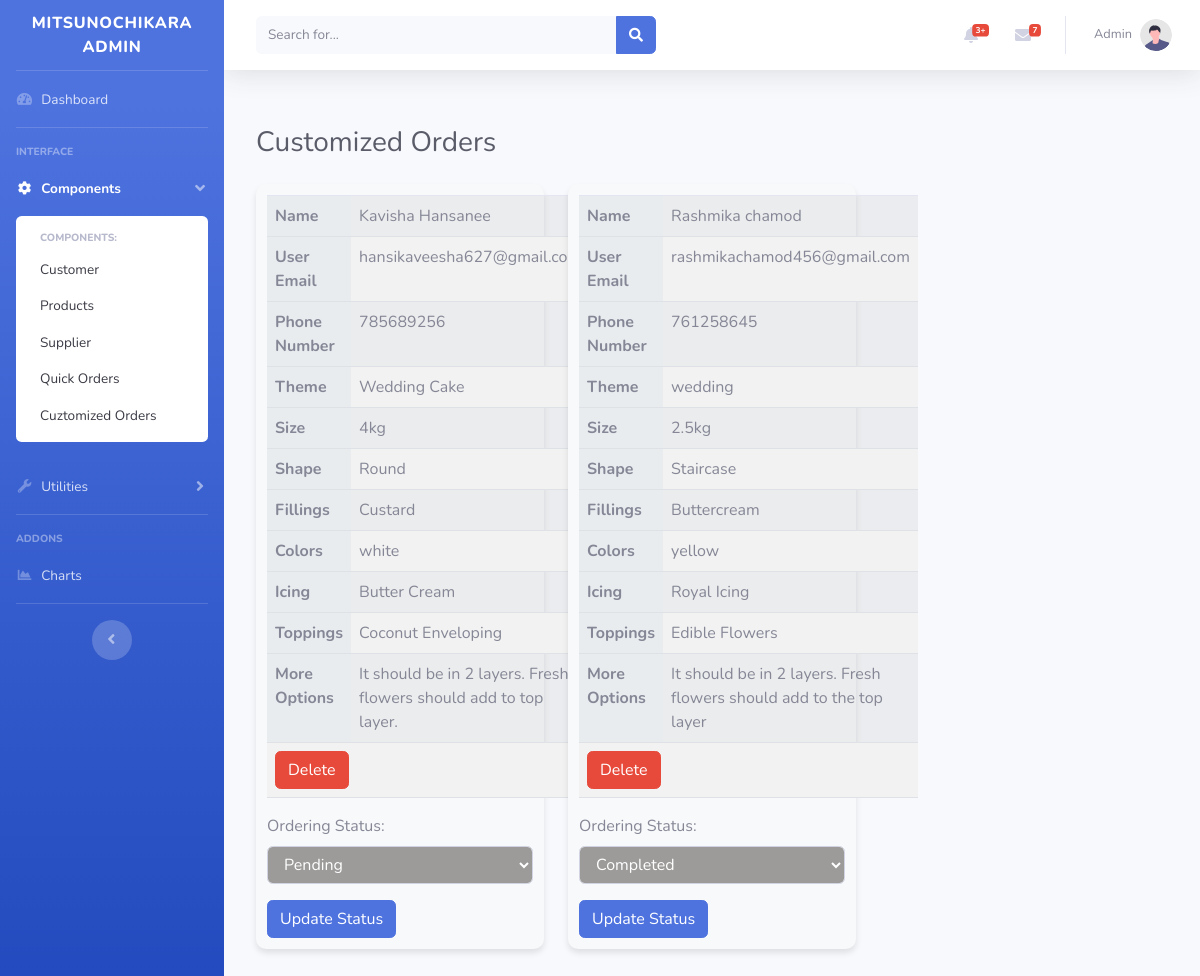
Page /Admin/cuztomized_orders.php on the committed database.
### tables this page shows
CREATE TABLE IF NOT EXISTS `cakes` (
  `cake_id` int(11) NOT NULL AUTO_INCREMENT,
  `user_name` varchar(255) DEFAULT NULL,
  `user_email` varchar(255) DEFAULT NULL,
  `number` int(11) DEFAULT NULL,
  `theme` varchar(255) DEFAULT NULL,
  `size` varchar(50) DEFAULT NULL,
  `shape` varchar(50) DEFAULT NULL,
  `fillings` varchar(255) DEFAULT NULL,
  `colors` varchar(255) DEFAULT NULL,
  `icing` varchar(255) DEFAULT NULL,
  `toppings` varchar(255) DEFAULT NULL,
  `more_options` text,
  `created_at` timestamp NULL DEFAULT CURRENT_TIMESTAMP,
  `payment_status` varchar(50) DEFAULT 'Pending',
  PRIMARY KEY (`cake_id`)
);

CREATE TABLE IF NOT EXISTS `users` (
  `id` int(10) UNSIGNED NOT NULL AUTO_INCREMENT,
  `user_id` varchar(20) NOT NULL,
  `email` varchar(255) DEFAULT NULL,
  `name` varchar(255) DEFAULT NULL,
  `number` int(11) DEFAULT NULL,
  `password` varchar(255) DEFAULT NULL,
  PRIMARY KEY (`id`)
);

### Admin/cuztomized_orders.php (the view, shortened to what this page needs)
<?php
include '../Admin/config.php';
$sql = "SELECT c.*, u.number FROM `cakes` c LEFT JOIN `users` u ON c.user_email = u.email";
$result = $conn->query($sql);
?>
<!DOCTYPE html>
<html lang="en">
<head>
    <link href="vendor/fontawesome-free/css/all.min.css" rel="stylesheet" type="text/css">
    <link rel="stylesheet" href="https://cdnjs.cloudflare.com/ajax/libs/font-awesome/5.15.4/css/all.min.css">
    <link href="css/sb-admin-2.min.css" rel="stylesheet">
    <link rel="stylesheet" href="css/product_style.css">
    <link rel="stylesheet" href="css/placed_order.css">
</head>
<body id="page-top">
<div id="wrapper">
<?php include '../Admin/admin_components/sidebar.php'; ?>
<div id="content-wrapper" class="d-flex flex-column">
    <div id="content">
        <?php include '../Admin/admin_components/navbar.php'; ?>
        <div class="container">
            <h1 class="h3 mb-0 text-gray-800">Customized Orders</h1><br>
            <div class="row">
                <?php
                if ($result->num_rows > 0) {
                    while ($row = $result->fetch_assoc()) {
                        ?>
                        <div class="col-md-4">
                            <div class="cake-order-container">
                                <table class="table table-striped">
                                    <tbody>
                                    <tr>
                                        <th scope="row">Name</th>
                                        <td><?= $row['user_name'] ?></td>
                                    </tr>
                                    <tr>
                                        <th scope="row">User Email</th>
                                        <td><?= $row['user_email'] ?></td>
                                    </tr>
                                    <tr>
                                        <th scope="row">Phone Number</th>
                                        <td><?= $row['number'] ?></td>
                                    </tr>
                                    <tr>
                                        <th scope="row">Theme</th>
                                        <td><?= $row['theme'] ?></td>
                                    </tr>
                                    <tr>
                                        <th scope="row">Size</th>
                                        <td><?= $row['size'] ?></td>
                                    </tr>
                                    <tr>
                                        <th scope="row">Shape</th>
                                        <td><?= $row['shape'] ?></td>
                                    </tr>
                                    <tr>
                                        <th scope="row">Fillings</th>
                                        <td><?= $row['fillings'] ?></td>
                                    </tr>
                                    <tr>
                                        <th scope="row">Colors</th>
                                        <td><?= $row['colors'] ?></td>
                                    </tr>
                                    <tr>
                                        <th scope="row">Icing</th>
                                        <td><?= $row['icing'] ?></td>
                                    </tr>
                                    <tr>
                                        <th scope="row">Toppings</th>
                                        <td><?= $row['toppings'] ?></td>
                                    </tr>
                                    <tr>
                                        <th scope="row">More Options</th>
                                        <td><?= $row['more_options'] ?></td>
                                    </tr>
                                    <tr>
                                        <td colspan="2">
                                            <form method="post" action="">
                                                <button type="submit" name="delete_cake" class="btn btn-danger">Delete</button>
                                            </form>
                                        </td>
                                    </tr>
                                    </tbody>
                                </table>
                                <form method="post" action="">
                                    <div class="form-group">
                                        <label for="payment_status">Ordering Status:</label>
                                        <select class="form-control" name="payment_status" id="payment_status">
                                            <option class="select_status" value="Pending" <?= $row['payment_status'] == 'Pending' ? 'selected' : '' ?>>Pending</option>
                                            <option class="select_status"  value="completed" <?= $row['payment_status'] == 'completed' ? 'selected' : '' ?>>Completed</option>
                                        </select>
                                    </div>
                                    <button type="submit" name="update_payment" class="btn btn-primary">Update Status</button>
                                </form>
                            </div>
                        </div>
                        <?php
                    }
                } else {
                    echo '<div class="col-md-12"><p>No customized cake orders found.</p></div>';
                }
                ?>
            </div>
        </div>
    </div>
</div>
</body>
</html>

### Admin/css/product_style.css (style rules this page uses)
:root { --main-color:#0098DA; --orange:#f39c12; --red:#e74c3c; --white:#ffffff; --light-bg:#a7a3a3; --border:0.2rem solid var(--black); --box-shadow:0 1.5rem 2rem rgb(0,0,0,.2); }
html { overflow-x: hidden; }
.container { max-width: 1200px; padding:2rem; margin:0 auto; }

### Admin/css/placed_order.css (style rules this page uses)
.cake-order-container { background-color: #f8f9fa; border-radius: 10px; padding: 11px; margin-bottom: 20px; box-shadow: 0 4px 6px rgba(0, 0, 0, 0.1); }
.cake-order-container table { width: 100%; border-collapse: collapse; }
.cake-order-container table th, .cake-order-container table td { padding: 8px; text-align: left; border-bottom: 1px solid #dee2e6; }
.cake-order-container table th { width: 30%; background-color: #e9ecef; }
.cake-order-container table tbody tr:nth-child(even) { background-color: #f2f2f2; }
.form-control { background-color: #9c9b9a; color: #fff; }
.select_status { background-color: #faedaa; }

### rows in the picture
cakes: user_name "Kavisha Hansanee", user_email "hansikaveesha627@gmail.com", users.number "785689256", theme "Wedding Cake", size "4kg", shape "Round", fillings "Custard", colors "white", icing "Butter Cream", toppings "Coconut Enveloping", more_options "It should be in 2 layers. Fresh flowers should add to top layer.", payment_status "Pending"
cakes: user_name "Rashmika chamod", user_email "rashmikachamod456@gmail.com", users.number "761258645", theme "wedding", size "2.5kg", shape "Staircase", fillings "Buttercream", colors "yellow", icing "Royal Icing", toppings "Edible Flowers", more_options "It should be in 2 layers. Fresh flowers should add to the top layer", payment_status "Completed"
